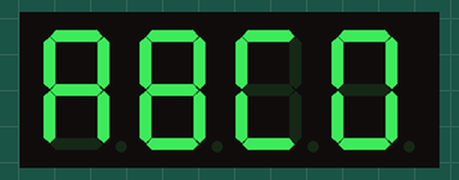
Recording of a sketch running on a simulated Arduino Uno, built with avr-gcc and run on an emulated ATmega328P. Parts: 4-digit seven-segment display. Wiring (inferred from the names in the program): 4-digit 7-segment display, segments lit when HIGH: segments pin 3, pin 7, pin 11, pin 9, pin 8, pin 4, pin 12, pin 10; digit selects pin 2, pin 5, pin 6, pin 13. The segment pins are drawn as the display they are named for.

Above: at 0.1 s.

The sketch:

challenge_C14-1.ino
```cpp
#include<arduino.h>

#define ledA 3
#define ledB 7
#define ledC 11
#define ledD 9
#define ledE 8
#define ledF 4
#define ledG 12
#define DOT 10
#define seg1 2
#define seg2 5
#define seg3 6
#define seg4 13


void setup() {
  pinMode(ledA, OUTPUT);
  pinMode(ledB, OUTPUT);
  pinMode(ledC, OUTPUT);
  pinMode(ledD, OUTPUT);
  pinMode(ledE, OUTPUT);
  pinMode(ledF, OUTPUT);
  pinMode(ledG, OUTPUT);
  pinMode(DOT, OUTPUT);
  pinMode(seg1, OUTPUT);
  pinMode(seg2, OUTPUT);
  pinMode(seg3, OUTPUT);
  pinMode(seg4, OUTPUT);
}

void loop()
{
  digitalWrite(seg1,LOW);
  Charfnd(0);
  delay(5);
  digitalWrite(seg1,HIGH);

  digitalWrite(seg2,LOW);
  Charfnd(1);
  delay(5);
  digitalWrite(seg2,HIGH);

  digitalWrite(seg3,LOW);
  Charfnd(2);
  delay(5);
  digitalWrite(seg3,HIGH);

  digitalWrite(seg4,LOW);
  Charfnd(3);
  delay(5);
  digitalWrite(seg4,HIGH);
}

void Charfnd(int n)
{
  switch(n){

    case 0: // A 출력
    digitalWrite(ledA, HIGH);
    digitalWrite(ledB, HIGH);
    digitalWrite(ledC, HIGH);
    digitalWrite(ledD, LOW);
    digitalWrite(ledE, HIGH);
    digitalWrite(ledF, HIGH);
    digitalWrite(ledG, HIGH);
    digitalWrite(DOT, LOW);
    break;

    case 1: // B 출력
    digitalWrite(ledA, HIGH);
    digitalWrite(ledB, HIGH);
    digitalWrite(ledC, HIGH);
    digitalWrite(ledD, HIGH);
    digitalWrite(ledE, HIGH);
    digitalWrite(ledF, HIGH);
    digitalWrite(ledG, HIGH);
    digitalWrite(DOT, LOW);
    break;

    case 2: // C 출력
    digitalWrite(ledA, HIGH);
    digitalWrite(ledB, LOW);
    digitalWrite(ledC, LOW);
    digitalWrite(ledD, HIGH);
    digitalWrite(ledE, HIGH);
    digitalWrite(ledF, HIGH);
    digitalWrite(ledG, LOW);
    digitalWrite(DOT, LOW);
    break;

    case 3: // D 출력
    digitalWrite(ledA, HIGH);
    digitalWrite(ledB, HIGH);
    digitalWrite(ledC, HIGH);
    digitalWrite(ledD, HIGH);
    digitalWrite(ledE, HIGH);
    digitalWrite(ledF, HIGH);
    digitalWrite(ledG, LOW);
    digitalWrite(DOT, LOW);
    break;

    case 4: //  E 출력
    digitalWrite(ledA, HIGH);
    digitalWrite(ledB, LOW);
    digitalWrite(ledC, LOW);
    digitalWrite(ledD, HIGH);
    digitalWrite(ledE, HIGH);
    digitalWrite(ledF, HIGH);
    digitalWrite(ledG, HIGH);
    digitalWrite(DOT, LOW);
    break;

    case 5: // F 출력
    digitalWrite(ledA, HIGH);
    digitalWrite(ledB, LOW);
    digitalWrite(ledC, LOW);
    digitalWrite(ledD, LOW);
    digitalWrite(ledE, HIGH);
    digitalWrite(ledF, HIGH);
    digitalWrite(ledG, HIGH);
    digitalWrite(DOT, LOW);
    break;
  }
}


void fnd(int n)
{
  switch(n){

    case 0: // 0출력
    digitalWrite(ledA, HIGH);
    digitalWrite(ledB, HIGH);
    digitalWrite(ledC, HIGH);
    digitalWrite(ledD, HIGH);
    digitalWrite(ledE, HIGH);
    digitalWrite(ledF, HIGH);
    digitalWrite(ledG, LOW);
    digitalWrite(DOT, LOW);
    break;

    case 1: // 1 출력
    digitalWrite(ledA, LOW);
    digitalWrite(ledB, HIGH);
    digitalWrite(ledC, HIGH);
    digitalWrite(ledD, LOW);
    digitalWrite(ledE, LOW);
    digitalWrite(ledF, LOW);
    digitalWrite(ledG, LOW);
    digitalWrite(DOT, LOW);
    break;

    case 2: // 2 출력
    digitalWrite(ledA, HIGH);
    digitalWrite(ledB, HIGH);
    digitalWrite(ledC, LOW);
    digitalWrite(ledD, HIGH);
    digitalWrite(ledE, HIGH);
    digitalWrite(ledF, LOW);
    digitalWrite(ledG, HIGH);
    digitalWrite(DOT, LOW);
    break;

    case 3: // 3 출력
    digitalWrite(ledA, HIGH);
    digitalWrite(ledB, HIGH);
    digitalWrite(ledC, HIGH);
    digitalWrite(ledD, HIGH);
    digitalWrite(ledE, LOW);
    digitalWrite(ledF, LOW);
    digitalWrite(ledG, HIGH);
    digitalWrite(DOT, LOW);
    break;

    case 4: // 4 출력
    digitalWrite(ledA, LOW);
    digitalWrite(ledB, HIGH);
    digitalWrite(ledC, HIGH);
    digitalWrite(ledD, LOW);
    digitalWrite(ledE, LOW);
    digitalWrite(ledF, HIGH);
    digitalWrite(ledG, HIGH);
    digitalWrite(DOT, LOW);
    break;

    case 5: // 5 출력
    digitalWrite(ledA, HIGH);
    digitalWrite(ledB, LOW);
    digitalWrite(ledC, HIGH);
    digitalWrite(ledD, HIGH);
    digitalWrite(ledE, LOW);
    digitalWrite(ledF, HIGH);
    digitalWrite(ledG, HIGH);
    digitalWrite(DOT, LOW);
    break;

    case 6: // 6 출력
    digitalWrite(ledA, HIGH);
    digitalWrite(ledB, LOW);
    digitalWrite(ledC, HIGH);
    digitalWrite(ledD, HIGH);
    digitalWrite(ledE, HIGH);
    digitalWrite(ledF, HIGH);
    digitalWrite(ledG, HIGH);
    digitalWrite(DOT, LOW);
    break;

    case 7: // 7 출력
    digitalWrite(ledA, HIGH);
    digitalWrite(ledB, HIGH);
    digitalWrite(ledC, HIGH);
    digitalWrite(ledD, LOW);
    digitalWrite(ledE, LOW);
    digitalWrite(ledF, HIGH);
    digitalWrite(ledG, LOW);
    digitalWrite(DOT, LOW);
    break;

    case 8: // 8 출력
    digitalWrite(ledA, HIGH);
    digitalWrite(ledB, HIGH);
    digitalWrite(ledC, HIGH);
    digitalWrite(ledD, HIGH);
    digitalWrite(ledE, HIGH);
    digitalWrite(ledF, HIGH);
    digitalWrite(ledG, HIGH);
    digitalWrite(DOT, LOW);
    break;

    case 9: // 9 출력
    digitalWrite(ledA, HIGH);
    digitalWrite(ledB, HIGH);
    digitalWrite(ledC, HIGH);
    digitalWrite(ledD, HIGH);
    digitalWrite(ledE, LOW);
    digitalWrite(ledF, HIGH);
    digitalWrite(ledG, HIGH);
    digitalWrite(DOT, LOW);
    break;
  }
}

void clr()
{
    digitalWrite(ledA, LOW);
    digitalWrite(ledB, LOW);
    digitalWrite(ledC, LOW);
    digitalWrite(ledD, LOW);
    digitalWrite(ledE, LOW);
    digitalWrite(ledF, LOW);
    digitalWrite(ledG, LOW);
    digitalWrite(DOT, LOW);
}

void set()
{
    digitalWrite(ledA, HIGH);
    digitalWrite(ledB, HIGH);
    digitalWrite(ledC, HIGH);
    digitalWrite(ledD, HIGH);
    digitalWrite(ledE, HIGH);
    digitalWrite(ledF, HIGH);
    digitalWrite(ledG, HIGH);
    digitalWrite(DOT, HIGH);
}
```
